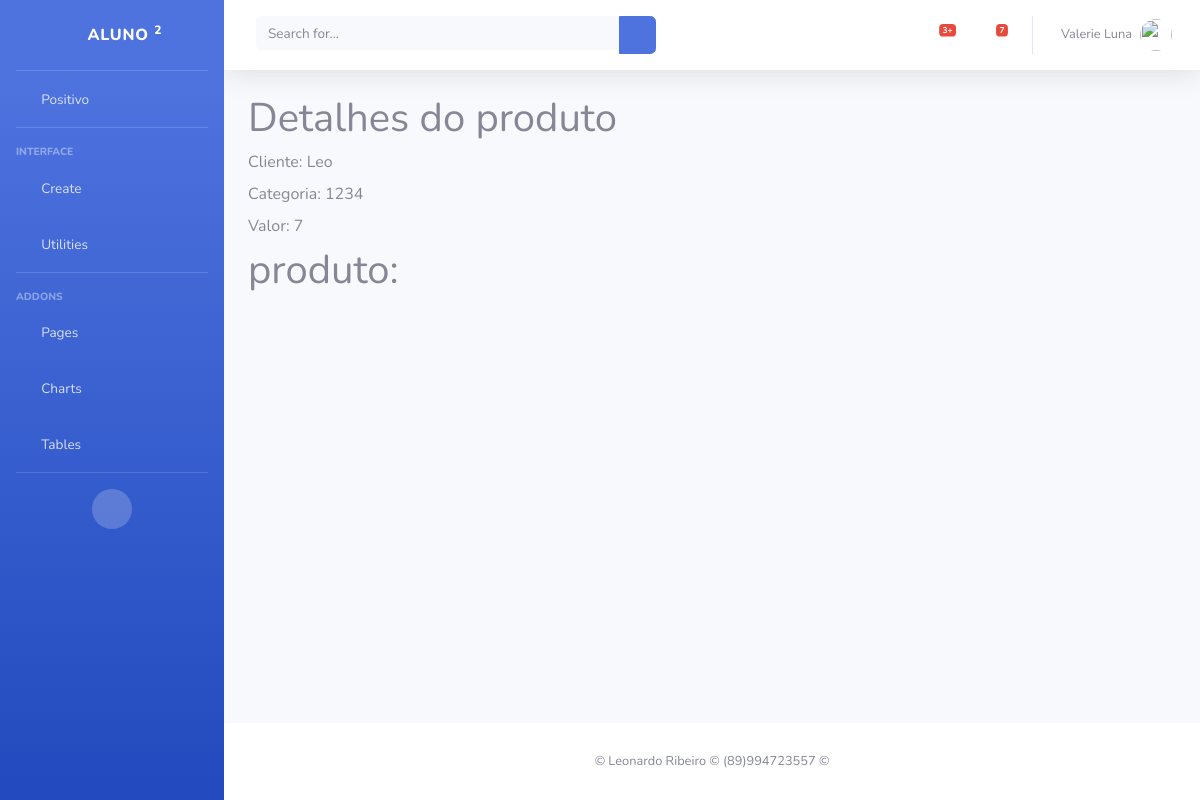
Screenshot of /primeira/produto/5/ with the database file from the repository.
### primeira/models.py (models this page shows)
class Produto(models.Model):
    cliente = models.ForeignKey(Cliente, on_delete=models.CASCADE)
    categoria = models.CharField(max_length=11)
    valor = models.IntegerField()

class Cliente(models.Model):
    nome = models.CharField(max_length=50)
    matricula = models.CharField(max_length=11)
    idade = models.IntegerField()
    def __str__(self):
        return self.nome

### primeira/views.py (the view)
# urls.py: path('produto/<int:produto_id>/', views.produto_show),
def produto_show(request, produto_id):
    produto = Produto.objects.get(pk=produto_id)
    return render(request, 'produto/show.html',{'produto':produto})

### primeira/templates/produto/show.html
{% extends 'base.html' %}
{% block conteudo %}
<h1>Detalhes do produto</h1>
<div>
    <label>Cliente:</label>
    {{produto.cliente}}
</div>
<div>
    <label>Categoria:</label>
    {{produto.categoria}}
</div>
<div>
    <label>Valor:</label>
    {{produto.valor}}
</div>
<h1>produto:{{produto_id}}</h1>
{% endblock %}

### rows the page displays
Produto: cliente "Leo", categoria "1234", valor "7"
